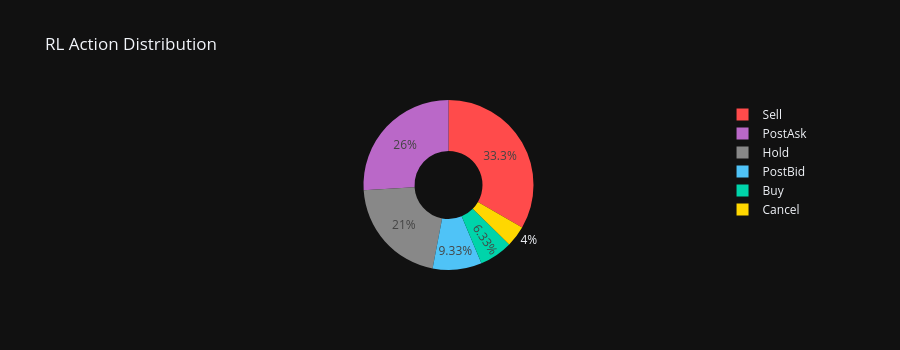

Notebook cell for this chart:
### Code cell
# ── RL reward visualization ───────────────────────────────────────────────────
r = episode['rewards']
rolling = pd.Series(r).rolling(20, min_periods=1).mean().values

fig = make_subplots(rows=2, cols=1,
    subplot_titles=['Per-Step Reward + Rolling Mean (20)',
                    'Cumulative Reward'])
fig.add_trace(go.Scatter(y=r, name='Step Reward',
    line=dict(color=COLORS['primary'], width=1)), row=1, col=1)
fig.add_trace(go.Scatter(y=rolling, name='Rolling Mean',
    line=dict(color=COLORS['up'], width=2)), row=1, col=1)
fig.add_trace(go.Scatter(y=episode['cumulative'], name='Cumulative',
    fill='tozeroy', line=dict(color=COLORS['secondary'], width=2)), row=2, col=1)
fig.update_layout(title='RL Execution Agent — Reward Trajectory',
                  template=TMPL, height=520)
img_path = f'{OUTPUT_DIR}/rl_rewards.png'
try:
    fig.write_image(img_path, width=1100, height=520)
    display(Image(img_path))
except Exception:
    fig.show()

# Action distribution pie
action_labels = ['Buy','Sell','PostBid','PostAsk','Cancel','Hold']
fig2 = go.Figure(go.Pie(
    labels=action_labels, values=episode['action_counts'],
    hole=0.4, marker_colors=[COLORS['up'],COLORS['down'],
    COLORS['primary'],COLORS['secondary'],COLORS['stable'],'#888'],
))
fig2.update_layout(title='RL Action Distribution', template=TMPL, height=350)
fig2.show()

### Figure 1 — Plotly figure (JSON) as saved in the notebook; plotly's stock layout.template omitted (floating-point values rounded to 4 significant figures)
{"data": [{"hole": 0.4, "labels": ["Buy", "Sell", "PostBid", "PostAsk", "Cancel", "Hold"], "marker": {"colors": ["#00D4AA", "#FF4B4B", "#4FC3F7", "#BA68C8", "#FFD700", "#888"]}, "type": "pie", "values": [19, 100, 28, 78, 12, 63]}], "layout": {"height": 350, "title": {"text": "RL Action Distribution"}}}
